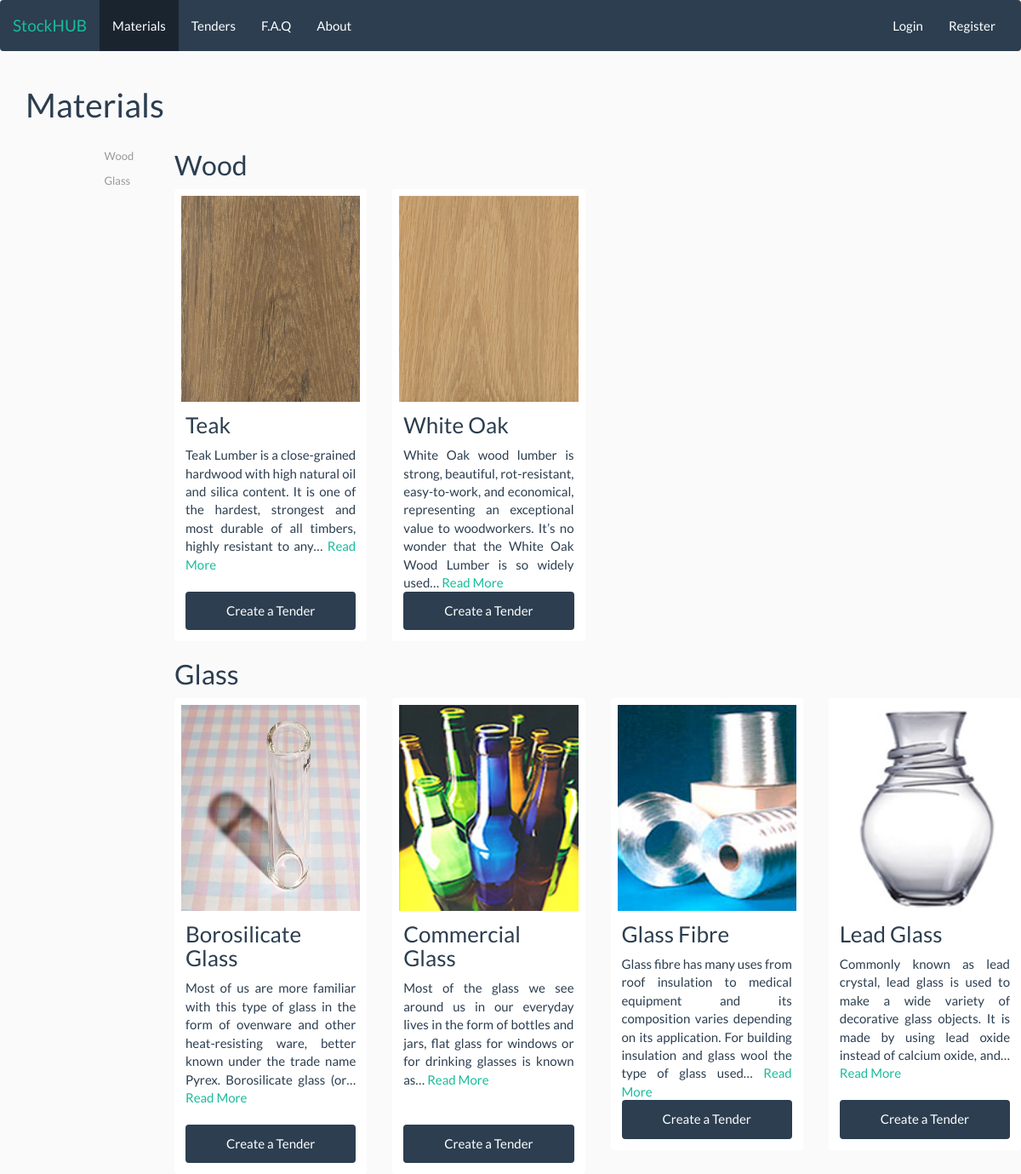
Page /index.php/materials on the committed database.
### tables this page shows
CREATE TABLE `material_subcat` (
  `subcat_id` int(11) NOT NULL,
  `subcat_name` varchar(255) NOT NULL,
  `created_date` timestamp NOT NULL DEFAULT CURRENT_TIMESTAMP ON UPDATE CURRENT_TIMESTAMP
);

CREATE TABLE `raw_material` (
  `raw_material_id` int(11) NOT NULL,
  `rm_name` varchar(255) NOT NULL,
  `material_subcat_id` int(255) NOT NULL,
  `rm_slug` varchar(255) NOT NULL,
  `rm_pic` varchar(255) NOT NULL,
  `rm_desc` text NOT NULL,
  `rm_created_at` timestamp NOT NULL DEFAULT CURRENT_TIMESTAMP ON UPDATE CURRENT_TIMESTAMP
);

### application/controllers/Materials.php (called while the page is built, shortened)
<?php
	class Materials extends CI_Controller{
		public function index(){
            $data['title'] = 'Materials';
            $data['materials'] = $this->material_model->get_materials();
            $data['categorys'] = $this->material_model->get_categorys();
            $this->load->view('templates/header' , $data);
			$this->load->view('materials/index', $data);
			$this->load->view('templates/footer');
        }
	}

### index.php (called while the page is built, shortened)
<?php
require_once BASEPATH.'core/CodeIgniter.php';

### application/models/Material_model.php (called while the page is built, shortened)
<?php
	class Material_model extends CI_Model{
        public function get_materials($slug = FALSE){
			$this->db->join('material_subcat','material_subcat.subcat_id = raw_material.material_subcat_id');
			if($slug === FALSE){
				$query = $this->db->get('raw_material');
				return $query->result_array();
			}
			$query = $this->db->get_where('raw_material', array('rm_slug' => $slug));
			return $query->row_array();
		}
		public function get_categorys(){
			$this->db->select("*");
			$this->db->from('material_subcat');
			$query = $this->db->get();
			return $query->result_array();
		}
	}

### application/helpers/utility_helper.php (called while the page is built)
<?php if ( ! defined('BASEPATH')) exit('No direct script access allowed');
if ( ! function_exists('asset_url()'))
{
  function asset_url()
  {
     return base_url().'assets/';
  }
}

### application/views/materials/index.php (the view)
<div class="container">
<h1><?= $title ?></h1>
</div>
<div class="row" data-spy="scroll" data-target="#sidebar-menu" data-offset="20">
    <nav id="sidebar-menu" class="col-md-1 col-md-offset-1 hidden-xs hidden-sm"  >
        <ul class="main-menu nav nav-stacked affix">
    	</ul>
    </nav>
    <div id="static-content" class="col-md-10">
    <?php foreach($categorys as $category) : ?>
        <h2 id="<?php echo($category['subcat_name']) ?>" ><?= $category['subcat_name'] ?></h2>
        <div class="row display-flex" >
            <?php foreach($materials as $material) : ?>
                <?php if($material['subcat_name']===$category['subcat_name']) : ?>
                    <div class="col-sm-6 col-md-4 col-lg-3 display-flex">
                        <div class="thumbnail">
                            <img class="post-thumb thumbnail" src="<?php echo asset_url().'images/materials/'.$material['rm_pic'];?>" >
                            <div class="caption">
                                <h3 class="h3-margin-top-change"><?php echo $material['rm_name']; ?></h3>
                                <p class="flex-text"><?php echo word_limiter($material['rm_desc'],30); ?><a href = "<?php echo site_url('/materials/'.$material['rm_slug']); ?>"> Read More</a></p>
                                            <button class="btn btn-primary btn-block" role="button" onclick="location.href = '<?php echo site_url('/tenderOpen/'.$material['rm_slug']); ?>';">Create a Tender</button>
                            </div>
                        </div>
                    </div>
                <?php endif; ?>
            <?php endforeach; ?>
        </div>
    <?php endforeach; ?>
    </div>
</div>

### assets/css/style.css (style rules this page uses)
body { background: #FAFAFA; }
.post-thumb { width: auto; height: auto; }
.thumbnail { margin-bottom: 0px; border: none; }
.h3-margin-top-change { margin-top: 0px; }
.container { align-items: center; text-align: left; }
.thumbnail img { height:250px; width:100%; }
.row.display-flex { display: flex; flex-wrap: wrap; }
.flex-text { flex-grow: 1; text-align: justify; height:160px; }
.post-thumb { border: none; }
ul { list-style-type: none; padding: 0; }
#sidebar-menu { padding-top: 15px; }

### rows in the picture
material_subcat: subcat_name "Wood"
raw_material: rm_pic (picture), rm_name "Teak", rm_desc "Teak Lumber is a close-grained hardwood with high natural oil and silica content. It is one of the hardest, strongest and most durable of all timbers, highly resistant to any…"
raw_material: rm_pic (picture), rm_name "White Oak", rm_desc "White Oak wood lumber is strong, beautiful, rot-resistant, easy-to-work, and economical, representing an exceptional value to woodworkers. It’s no wonder that the White Oak Wood Lumber is so widely used…"
material_subcat: subcat_name "Glass"
raw_material: rm_pic (picture), rm_name "Borosilicate Glass", rm_desc "Most of us are more familiar with this type of glass in the form of ovenware and other heat-resisting ware, better known under the trade name Pyrex. Borosilicate glass (or…"
raw_material: rm_pic (picture), rm_name "Commercial Glass", rm_desc "Most of the glass we see around us in our everyday lives in the form of bottles and jars, flat glass for windows or for drinking glasses is known as…"
raw_material: rm_pic (picture), rm_name "Glass Fibre", rm_desc "Glass fibre has many uses from roof insulation to medical equipment and its composition varies depending on its application. For building insulation and glass wool the type of glass used…"
raw_material: rm_pic (picture), rm_name "Lead Glass", rm_desc "Commonly known as lead crystal, lead glass is used to make a wide variety of decorative glass objects. It is made by using lead oxide instead of calcium oxide, and…"

### other values in the picture
$title "Materials"
